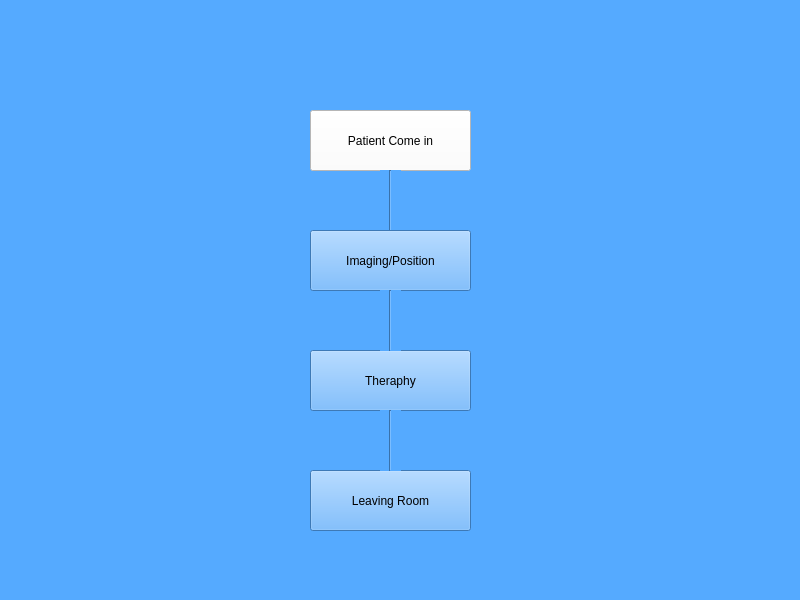
<?xml version="1.0" encoding="UTF-8"?>
<ui version="4.0">
 <class>TRTimeOperator</class>
 <widget class="QWidget" name="TRTimeOperator">
  <property name="geometry">
   <rect>
    <x>0</x>
    <y>0</y>
    <width>800</width>
    <height>600</height>
   </rect>
  </property>
  <property name="windowTitle">
   <string>TRTimeOperator</string>
  </property>
  <property name="autoFillBackground">
   <bool>false</bool>
  </property>
  <property name="styleSheet">
   <string notr="true">background-color: rgb(85, 85, 255);
background-color: qlineargradient(spread:pad, x1:0, y1:0, x2:1, y2:1, stop:0 rgba(85, 170, 255, 255), stop:1 rgba(255, 255, 255, 255));
background-color: rgb(85, 170, 255);</string>
  </property>
  <widget class="QPushButton" name="pushButton">
   <property name="geometry">
    <rect>
     <x>310</x>
     <y>110</y>
     <width>161</width>
     <height>61</height>
    </rect>
   </property>
   <property name="autoFillBackground">
    <bool>false</bool>
   </property>
   <property name="styleSheet">
    <string notr="true">background-color: rgb(255, 255, 255);</string>
   </property>
   <property name="text">
    <string>Patient Come in</string>
   </property>
  </widget>
  <widget class="Line" name="line">
   <property name="geometry">
    <rect>
     <x>380</x>
     <y>170</y>
     <width>21</width>
     <height>61</height>
    </rect>
   </property>
   <property name="orientation">
    <enum>Qt::Vertical</enum>
   </property>
  </widget>
  <widget class="QPushButton" name="pushButton_2">
   <property name="geometry">
    <rect>
     <x>310</x>
     <y>230</y>
     <width>161</width>
     <height>61</height>
    </rect>
   </property>
   <property name="autoFillBackground">
    <bool>false</bool>
   </property>
   <property name="text">
    <string>Imaging/Position</string>
   </property>
  </widget>
  <widget class="QPushButton" name="pushButton_3">
   <property name="geometry">
    <rect>
     <x>310</x>
     <y>350</y>
     <width>161</width>
     <height>61</height>
    </rect>
   </property>
   <property name="autoFillBackground">
    <bool>false</bool>
   </property>
   <property name="text">
    <string>Theraphy</string>
   </property>
  </widget>
  <widget class="Line" name="line_2">
   <property name="geometry">
    <rect>
     <x>380</x>
     <y>290</y>
     <width>21</width>
     <height>61</height>
    </rect>
   </property>
   <property name="orientation">
    <enum>Qt::Vertical</enum>
   </property>
  </widget>
  <widget class="QPushButton" name="pushButton_4">
   <property name="geometry">
    <rect>
     <x>310</x>
     <y>470</y>
     <width>161</width>
     <height>61</height>
    </rect>
   </property>
   <property name="autoFillBackground">
    <bool>false</bool>
   </property>
   <property name="text">
    <string>Leaving Room</string>
   </property>
  </widget>
  <widget class="Line" name="line_3">
   <property name="geometry">
    <rect>
     <x>380</x>
     <y>410</y>
     <width>21</width>
     <height>61</height>
    </rect>
   </property>
   <property name="orientation">
    <enum>Qt::Vertical</enum>
   </property>
  </widget>
 </widget>
 <resources/>
 <connections/>
</ui>
